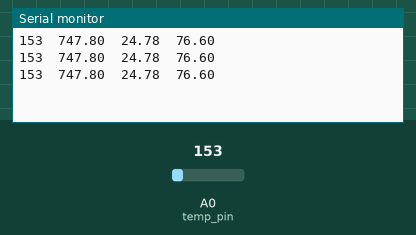
Bench run of a sketch on a simulated Arduino Uno, built with avr-gcc and run on an emulated ATmega328P. Parts: the last lines printed to the serial monitor. The test bench sets the inputs (shaded band); at power-on: A0 (temp_pin) = 153.

Above: at 1.8 s.
1.9 s: A0 (temp_pin) set to 165
At 2.4 s:
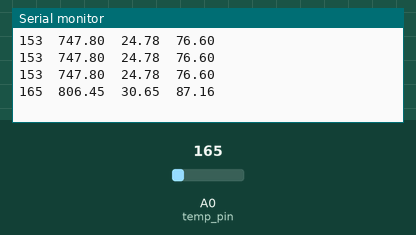
3.4 s: A0 (temp_pin) set to 175
At 3.9 s:
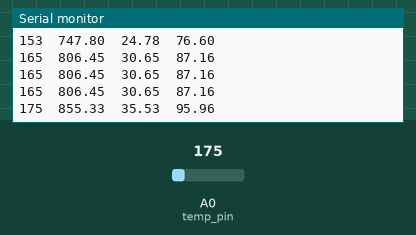
Timing chart, 0 to 6.4 s (numbered marks = the images above; inputs shaded):
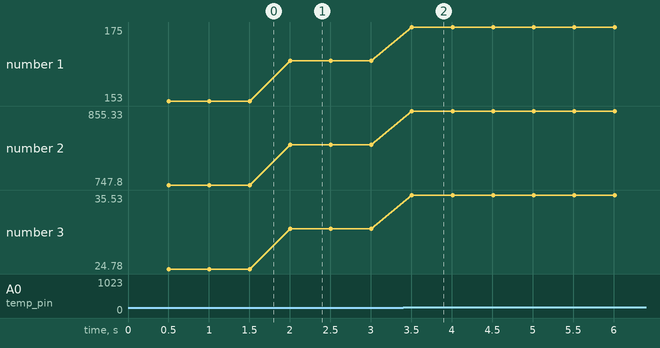

Measured:
- after the input at 1.9 s, the serial monitor: prints a new line after 0.11 s (image 1)
- after the input at 3.4 s, the serial monitor: prints a new line after 0.11 s (image 2)
- plotted number 1: 153 → 165 after the input at 1.9 s, 165 → 175 after the input at 3.4 s
- plotted number 2: 747.8 → 806.45 after the input at 1.9 s, 806.45 → 855.33 after the input at 3.4 s
- plotted number 3: 24.78 → 30.65 after the input at 1.9 s, 30.65 → 35.53 after the input at 3.4 s

The sketch:

temp_sensor.ino
```cpp
// TMP 36
// ------
// scale factor = 10 mV/C
// 750 mV @ 25 C
//
// mV = 750 + 10 * (C - 25)
// C = (mV - 750)/10 + 25


// Temp (C) mV     Raw
// 25.0     801.5  164
//  5.0     601.2  123
// 95.0    1500.5  307

long update_rate = 500; // ms

int temp_pin = A0;

double get_temp(const int& analog_val) {
    // convert an analogRead value to a temperature
    // according to datasheet for TMP 36 sensor
    double mV = 1000.0 * 5.0 * analog_val / 1023.0;
    return 25.0 + (mV - 750.0) / 10.0;
}

double c2f(double c) {
    // convert Celsius to Fahrenheit
    return 9.0/5.0 * c + 32.0;
}

long t; // keep track of loop timer

void setup() {
    pinMode(temp_pin, INPUT_PULLUP);

    Serial.begin(9600);
    t = millis();
}

void loop() {
    // read the sensor and print the raw and temp values

    if (millis() - t > update_rate) {
        t = millis();

        // read temp sensor
        int    raw  = analogRead(temp_pin);
        float  mv   = 1000.0 * 5.0 * raw / 1023.0;
        double temp = get_temp(raw);

        Serial.print(raw);
        Serial.print("  ");
        Serial.print(mv);
        Serial.print("  ");
        Serial.print(temp);
        Serial.print("  ");
        Serial.print(c2f(temp));
        Serial.print('\n');
    }
}
```
